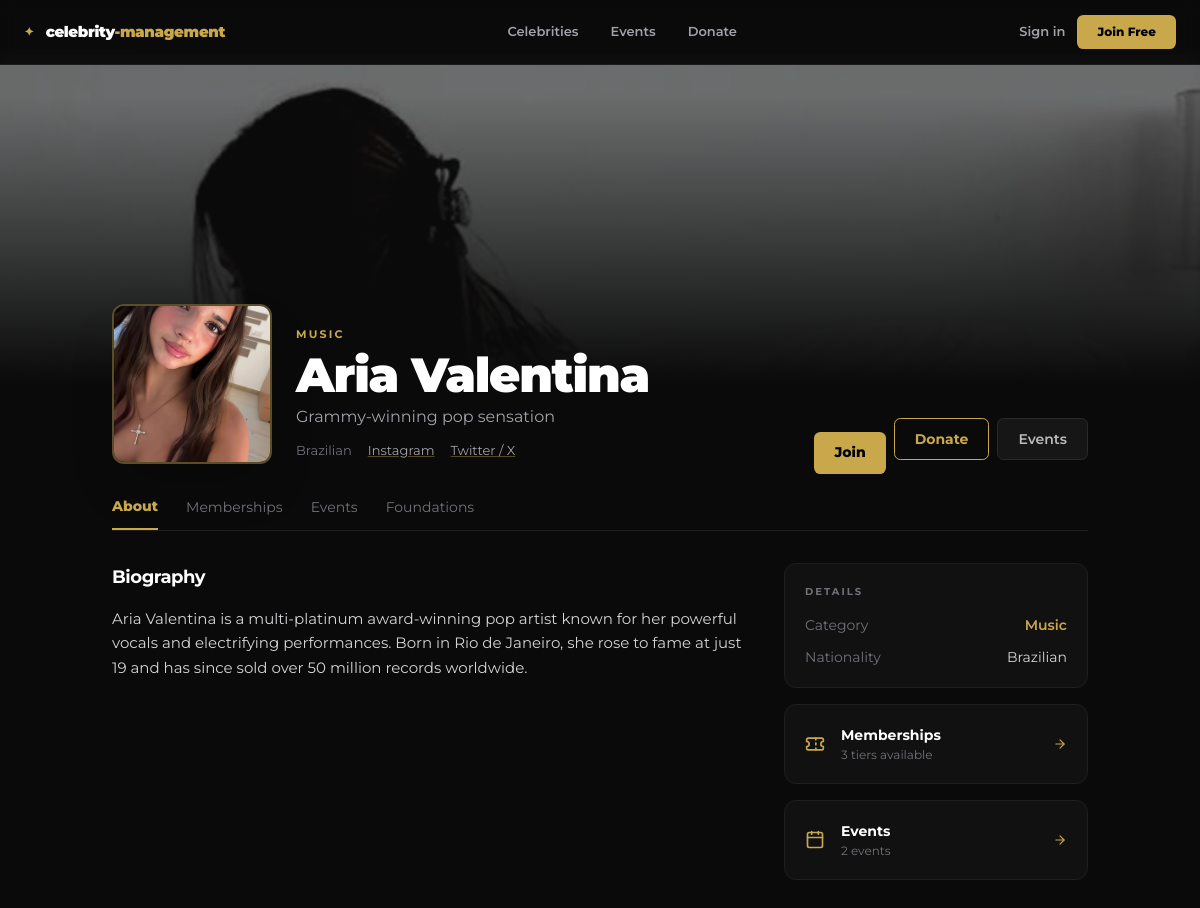
The page /celebrity/aria-valentina/ on the database its author committed.
### celebs/models.py (models this page shows, shortened)
class Celebrity(models.Model):
    CATEGORY_CHOICES = [
        ("music", "Music"),
        ("sports", "Sports"),
        ("acting", "Acting"),
        ("comedy", "Comedy"),
        ("politics", "Politics"),
        ("business", "Business"),
        ("other", "Other"),
    ]
    name = models.CharField(max_length=150)
    slug = models.SlugField(unique=True)
    tagline = models.CharField(max_length=255, blank=True)
    bio = models.TextField()
    category = models.CharField(max_length=50, choices=CATEGORY_CHOICES, default="other")
    photo = models.ImageField(upload_to="celebs/photos/", blank=True, null=True)
    cover_image = models.ImageField(upload_to="celebs/covers/", blank=True, null=True)
    nationality = models.CharField(max_length=100, blank=True)
    instagram = models.URLField(blank=True)
    twitter = models.URLField(blank=True)
    youtube = models.URLField(blank=True)
    is_featured = models.BooleanField(default=False)
    is_active = models.BooleanField(default=True)
    created_at = models.DateTimeField(auto_now_add=True)
    class Meta:
        verbose_name_plural = "Celebrities"
        ordering = ["-is_featured", "name"]

### celebs/views.py (the view)
# urls.py: path("celebrity/<slug:slug>/", celebrity_detail_view, name="celeb_detail"),
def celebrity_detail_view(request, slug):
    celeb = get_object_or_404(Celebrity, slug=slug, is_active=True)
    return render(request, "celebs/detail.html", {"celeb": celeb})

### donations/models.py (called while the page is built)
    @property
    def progress_pct(self):
        if self.target_amount == 0:
            return 0
        return round((float(self.amount_raised) / float(self.target_amount)) * 100, 1)

### templates/celebs/detail.html (shortened to what this page needs)
{% extends "base.html" %}
{% block content %}
<div class="relative h-64 md:h-80 bg-[#111] overflow-hidden">
  {% if celeb.cover_image %}
    <img src="{{ celeb.cover_image.url }}" class="w-full h-full object-cover opacity-40" alt="{{ celeb.name }}" />
  {% elif celeb.photo %}
    <img src="{{ celeb.photo.url }}" class="w-full h-full object-cover opacity-25" alt="{{ celeb.name }}" />
  {% endif %}
  <div class="absolute inset-0 cover-overlay"></div>
</div>
<div class="max-w-5xl mx-auto px-6 -mt-20 relative z-10">
  <div class="flex flex-col md:flex-row gap-6 items-end mb-8">
    <div class="w-32 h-32 md:w-40 md:h-40 rounded-xl overflow-hidden border-2 border-[#C9A84C]/40 shadow-2xl flex-shrink-0 bg-[#111]">
      {% if celeb.photo %}
        <img src="{{ celeb.photo.url }}" class="w-full h-full object-cover" alt="{{ celeb.name }}" />
      {% else %}
        <div class="w-full h-full flex items-center justify-center bg-[#161616]"><i data-lucide="user" class="w-12 h-12 text-zinc-600"></i></div>
      {% endif %}
    </div>
    <div class="pb-1 flex-1">
      <p class="text-[#C9A84C] text-[11px] font-bold uppercase tracking-[.2em] mb-2">{{ celeb.get_category_display }}</p>
      <h1 class="text-4xl md:text-5xl font-black leading-tight tracking-tight">{{ celeb.name }}</h1>
      {% if celeb.tagline %}<p class="text-zinc-400 mt-1.5 text-base">{{ celeb.tagline }}</p>{% endif %}
      <div class="flex flex-wrap gap-4 mt-3 text-[13px]">
        {% if celeb.nationality %}<span class="text-zinc-500">{{ celeb.nationality }}</span>{% endif %}
        {% if celeb.instagram %}<a href="{{ celeb.instagram }}" target="_blank" class="text-zinc-400 hover:text-white transition-colors underline decoration-[#C9A84C]/40">Instagram</a>{% endif %}
        {% if celeb.twitter %}<a href="{{ celeb.twitter }}" target="_blank" class="text-zinc-400 hover:text-white transition-colors underline decoration-[#C9A84C]/40">Twitter / X</a>{% endif %}
      </div>
    </div>
    <div class="pb-1 flex gap-2 flex-wrap">
      <a href="{% url 'membership_list' celeb.slug %}" class="btn-gold py-2.5 px-5 text-sm">Join</a>
      <a href="{% url 'foundations' %}?celeb={{ celeb.slug }}" class="btn-outline py-2.5 px-5 text-sm">Donate</a>
      <a href="{% url 'events_list' %}?celeb={{ celeb.slug }}" class="btn-ghost py-2.5 px-5 text-sm">Events</a>
    </div>
  </div>
  <div class="flex border-b border-[#1e1e1e] mb-8 gap-7 overflow-x-auto">
    <button onclick="showTab('about')" id="tab-about" class="tab-btn tab-active pb-3 text-sm whitespace-nowrap transition-colors">About</button>
    <button onclick="showTab('memberships')" id="tab-memberships" class="tab-btn pb-3 text-sm text-zinc-500 hover:text-white whitespace-nowrap transition-colors">Memberships</button>
    <button onclick="showTab('events')" id="tab-events" class="tab-btn pb-3 text-sm text-zinc-500 hover:text-white whitespace-nowrap transition-colors">Events</button>
    <button onclick="showTab('foundations')" id="tab-foundations" class="tab-btn pb-3 text-sm text-zinc-500 hover:text-white whitespace-nowrap transition-colors">Foundations</button>
  </div>
  <div id="pane-about" class="pb-20">
    <div class="grid md:grid-cols-3 gap-8">
      <div class="md:col-span-2">
        <h2 class="text-lg font-bold mb-4 tracking-tight">Biography</h2>
        <p class="text-zinc-300 leading-relaxed whitespace-pre-line text-[15px]">{{ celeb.bio }}</p>
      </div>
      <div class="space-y-4">
        <div class="card p-5">
          <h3 class="text-[10px] font-bold uppercase tracking-[.2em] text-zinc-500 mb-4">Details</h3>
          <div class="space-y-3 text-sm">
            <div class="flex justify-between"><span class="text-zinc-500">Category</span><span class="capitalize text-[#C9A84C] font-semibold">{{ celeb.get_category_display }}</span></div>
            {% if celeb.nationality %}<div class="flex justify-between"><span class="text-zinc-500">Nationality</span><span class="text-zinc-300">{{ celeb.nationality }}</span></div>{% endif %}
          </div>
        </div>
        <a href="{% url 'membership_list' celeb.slug %}" class="card flex items-center gap-4 p-5 no-underline block">
          <i data-lucide="ticket" class="w-5 h-5 text-[#C9A84C] flex-shrink-0"></i>
          <div>
            <p class="font-bold text-sm">Memberships</p>
            <p class="text-xs text-zinc-500 mt-0.5">{{ celeb.membership_tiers.count }} tier{% if celeb.membership_tiers.count != 1 %}s{% endif %} available</p>
          </div>
          <i data-lucide="arrow-right" class="ml-auto w-3.5 h-3.5 text-[#C9A84C] flex-shrink-0"></i>
        </a>
        <a href="{% url 'events_list' %}?celeb={{ celeb.slug }}" class="card flex items-center gap-4 p-5 no-underline block">
          <i data-lucide="calendar" class="w-5 h-5 text-[#C9A84C] flex-shrink-0"></i>
          <div>
            <p class="font-bold text-sm">Events</p>
            <p class="text-xs text-zinc-500 mt-0.5">{{ celeb.events.count }} event{% if celeb.events.count != 1 %}s{% endif %}</p>
          </div>
          <i data-lucide="arrow-right" class="ml-auto w-3.5 h-3.5 text-[#C9A84C] flex-shrink-0"></i>
        </a>
      </div>
    </div>
  </div>
</div>
{% endblock %}

### templates/base.html (shortened to what this page needs)
{% load static %}
<!DOCTYPE html>
<html lang="en">
<head>
  <script src="https://cdn.tailwindcss.com"></script>
</head>
<body class="font-sans text-white min-h-screen antialiased">
  <nav class="fixed top-0 left-0 right-0 z-50 bg-black/96 backdrop-blur border-b border-[#1c1c1c]">
    <div class="max-w-7xl mx-auto px-6 h-16 flex items-center justify-between">
      <a href="{% url 'home' %}" class="flex items-center gap-2 select-none">
        <span class="text-[#C9A84C] font-black text-xs tracking-[.3em]">✦</span>
        <span class="font-black text-[15px] tracking-tight">celebrity<span class="text-[#C9A84C]">-management</span></span>
      </a>
      <div class="hidden md:flex items-center gap-8 text-[13px] font-semibold">
        <a href="{% url 'home' %}" class="text-zinc-400 hover:text-white transition-colors">Celebrities</a>
        <a href="{% url 'events_list' %}" class="text-zinc-400 hover:text-white transition-colors">Events</a>
        <a href="{% url 'foundations' %}" class="text-zinc-400 hover:text-white transition-colors">Donate</a>
      </div>
      <div class="flex items-center gap-3">
        {% if user.is_authenticated %}
          <a href="{% url 'dashboard' %}" class="hidden md:inline text-[13px] font-semibold text-zinc-400 hover:text-[#C9A84C] transition-colors truncate max-w-[130px]">{{ user.name }}</a>
          {% if user.is_staff %}
            <a href="{% url 'panel_dashboard' %}" class="hidden md:inline-flex items-center gap-1 text-[12px] font-bold text-[#C9A84C] hover:text-[#dbb95a] transition-colors">Manage <i data-lucide="arrow-up-right" class="w-3 h-3"></i></a>
          {% endif %}
          <a href="{% url 'logout' %}" class="btn-ghost text-[12px] py-2 px-4">Logout</a>
        {% else %}
          <a href="{% url 'login' %}" class="text-[13px] font-semibold text-zinc-400 hover:text-white transition-colors">Sign in</a>
          <a href="{% url 'register' %}" class="btn-gold text-[12px] py-2 px-5">Join Free</a>
        {% endif %}
      </div>
    </div>
  </nav>
  <main class="pt-16">{% block content %}{% endblock %}</main>
</body>
</html>

### rows shown on the page
Celebrity: cover_image (picture), photo (picture), category "MUSIC", name "Aria Valentina", tagline "Grammy-winning pop sensation", nationality "Brazilian", bio "Aria Valentina is a multi-platinum award-winning pop artist known for her powerful vocals and electrifying performances. Born in Rio de Janeiro, she rose to fame at just 19 and has since sold over 50 million records worldwide.", category "Music", membership_tiers.count "3", events.count "2"
